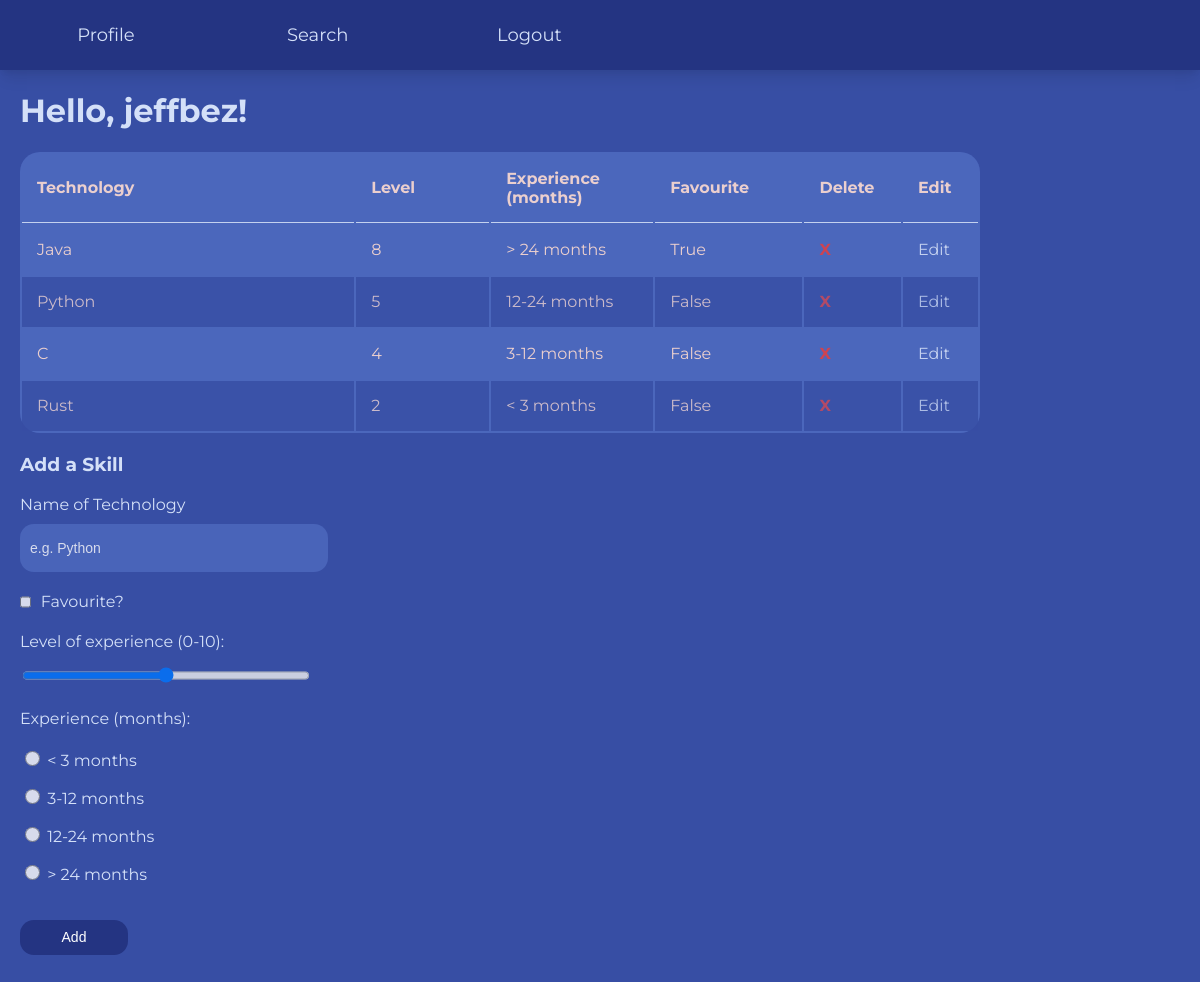
/ (signed in), run on the app's committed database.
### tables this page shows
CREATE TABLE "users" (
	"id"	INTEGER,
	"username"	TEXT,
	"password"	TEXT,
	"team"	TEXT,
	"tenure"	INTEGER,
	"forename"	TEXT,
	"surname"	TEXT,
	PRIMARY KEY("id")
);

CREATE TABLE "levels" (
	"user_id"	INTEGER,
	"technology"	TEXT,
	"level"	INTEGER,
	"experience"	TEXT,
	"favourite"	TEXT
);

### App.py (the view)
@app.route('/', methods=["GET", "POST", "DELETE"])
@login_required
def hello():
    if request.method == "POST":
        if check_for_duplicate(session['user_id'], request.form.get("technology")):
            return redirect('/')
        add_skill(session['user_id'], request.form.get("technology"), request.form.get("level"), request.form.get("experience"), request.form.get("favourite"))
        return redirect('/')
    elif request.method == "DELETE":
        return redirect('/')
    levels = get_dash(session["user_id"])[0]
    return render_template('index.html', username=session["username"], levels=levels)

### functions.py (called while the page is built)
def login_required(f):
    @wraps(f)
    def decorated_function(*args, **kwargs):
        if session.get("user_id") is None:
            return redirect("/login")
        return f(*args, **kwargs)
    return decorated_function

def get_dash(user_id: str):
    with sqlite3.connect("database.db") as con:
        cur = con.cursor()
        user_desc = cur.execute(f"SELECT tenure, team FROM users WHERE id = '{user_id}'").fetchall()
        levels = cur.execute(f"SELECT technology, level, experience, favourite FROM levels WHERE user_id = '{user_id}'").fetchall()
        return [levels, user_desc]

### templates/index.html
{% extends "main.html" %}
{% block content %}
  <h1>Hello, {{username}}!</h1>
  <div>
    {% if levels %}
    <table class="search-results">
        <thead>
            <th>Technology</th>
            <th>Level</th>
            <th>Experience (months)</th>
            <th>Favourite</th>
            <th>Delete</th>
            <th>Edit</th>
        </thead>
        <tbody>
            {% for level in levels %}
            <tr>
                <td style="width: 25%">{{level[0]}}</td>
                <td style="width: 10%">{{level[1]}}</td>
                <td style="width: 10%">{{level[2]}}</td>
                <td style="width: 10%">{{level[3]}}</td>
                <td style="width: 3%">
                    <a href="{{ url_for('delete_skill', skill=level[0])}}" class="no-pads row-button">X</a>
                </td>
                <td style="width: 3%">
                  <a href="{{ url_for('update_skill', skill=level[0])}}" class="no-pads">Edit</a>
              </td>
            </tr>
            {% endfor %}
        </tbody>
    </table>
    {% endif %}
    <h3>Add a Skill</h3>
    <form action="/" method="post" class="add-skill-form">
      <div class="bar-fill">
          <label>Name of Technology</label>
          <input class="add-skill-input" autocomplete="off" id="technology" name="technology" placeholder="e.g. Python" type="text" required>
      </div>
      <div class="bar-fill favourite-container">
        <input class="add-skill-input favourite" autocomplete="off" id="favourite" name="favourite" type="checkbox" value="True">
        <label for="favourite" class="inline-label">Favourite?</label>
      </div>
      <div class="bar-fill">
          <label>Level of experience (0-10):</label>
          <input class="no-pads" autocomplete="off" id="level" name="level" placeholder="Level" type="range" min="0" max="10" required>
      </div>
      <div class="bar-fill">
          <label>Experience (months):</label>
        </div>
          <div class="bar-fill">
            <input class="radio-input"type="radio" id="experience" name="experience" value="< 3 months">
            <label for="html">< 3 months</label><br>
            <input class="radio-input"type="radio" id="experience" name="experience" value="3-6 months">
            <label for="html">3-12 months</label><br>
            <input class="radio-input"type="radio" id="experience" name="experience" value="12-24 months">
            <label for="html">12-24 months</label><br>
            <input class="radio-input"type="radio" id="experience" name="experience" value="> 24 months">
            <label for="html">> 24 months</label><br>
          </div>
      <div class="bar-fill">
          <button type="submit" class="button">Add</button>
      </div>
  </form>
  </div>
{% endblock %}

### static/styles.css (style rules this page uses)
body { background: #374ea4; margin: 0; font-family: 'Montserrat', sans-serif; justify-content: center; color: #d4e0f8; }
h1, h2, h3 { margin-left: 20px; }
a { color: #d4e0f8; text-decoration: none; font-size: 16px; }
form { padding: 5rem 0rem 0rem 0rem; margin: 0rem 20rem 0rem 20rem; height: 200px; display: flex; flex-direction: column; align-items: center; }
.add-skill-form { justify-content: left; margin: 0; width: 30%; height: 750px; padding: 0rem 0rem 0rem 20px; align-items: flex-start; }
.bar-fill { width: 100%; margin-bottom: 20px; }
input { width: 80%; height: 80%; padding: 5px 10px 5px 10px; margin-bottom: 20px; border-radius: 14px; border: none; background-color: #4e6abf; color: #ffffff; opacity: .8; font-size: 16px; }
.add-skill-input { margin-top: 10px; height: 50%; }
.favourite-container { display: flex; align-items: center; }
.favourite { width: 3%; height: 20px; margin: 0; }
input[type="checkbox"] { position:relative; left: 0; outline: none; }
.radio-input { height: 15px; width: 15px; }
.no-pads { padding: 0; }
::placeholder { color: #ffffff; font-size: 14px; }
label { padding: 10px 0 20px 0; }
.inline-label { padding: 0 0 0 10px; }
.button { background-color: #243482; color: white; font-size: 14px; border: none; border-radius: 14px; width: 30%; height: 35px; margin: 0 auto; }
.row-button { height: 0px; margin: 0px; color: rgb(222, 67, 73); font-weight: bold; }
table { width: 80%; margin: 20px; border-radius: 20px; background-color: #4e6abf; opacity: .9; }
td, th { height: 20px; text-align: left; vertical-align: middle; padding: 15px; border: none; color: #ffded3; }
th { border-bottom: 1px solid #d4e0f8; }
td { position: relative; align-items: center; }
tr:nth-child(even) { background-color: #374ea4; opacity: .8; }

### data on the page
users: username "jeffbez"
levels: technology "Java", level "8", experience "> 24 months", favourite "True"
levels: technology "Python", level "5", experience "12-24 months", favourite "False"
levels: technology "C", level "4", experience "3-12 months", favourite "False"
levels: technology "Rust", level "2", experience "< 3 months", favourite "False"
